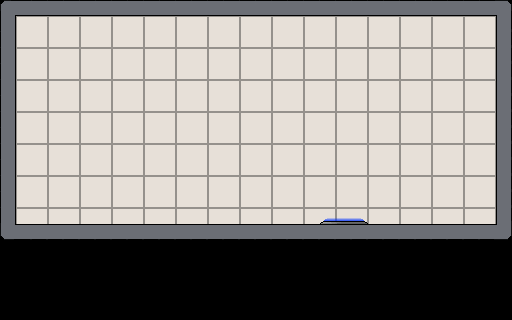

The image is a tile-based game level rendered from a .tmx file. Its description and source (layers, tilesets, objects; grid data summarised) follow:
An orthogonal 32x20 tile map with 16x16 px tiles, 6 tile layers (background, walls, switches, acid, ...) and 2 objects (spawnPoint1, tut).

<map version="1.0" orientation="orthogonal" width="32" height="20" tilewidth="16" tileheight="16">
 <tileset firstgid="1" name="interiorTileset" tilewidth="16" tileheight="16">
  <image source="interiorTileset.png" trans="c009ac" width="144" height="64" />
 </tileset>
 <layer name="background" width="32" height="20">
  <data>[640 cells, 640 non-empty, 5 distinct tile ids]</data>
 </layer>
 <layer name="walls" width="32" height="20">
  <data>[640 cells, 90 non-empty, 8 distinct tile ids]</data>
 </layer>
 <layer name="switches" width="32" height="20">
  <data>[640 cells, 0 non-empty, 0 distinct tile ids]</data>
 </layer>
 <objectgroup name="spawnPoint" width="32" height="20">
  <object name="spawnPoint1" x="67" y="41" />
 </objectgroup>
 <layer name="acid" width="32" height="20">
  <data>[640 cells, 0 non-empty, 0 distinct tile ids]</data>
 </layer>
 <layer name="exit" width="32" height="20">
  <data>[640 cells, 1 non-empty, 1 distinct tile ids]</data>
 </layer>
 <layer name="exitDummyTiles" width="32" height="20">
  <data>[640 cells, 2 non-empty, 2 distinct tile ids]</data>
 </layer>
 <objectgroup name="tutorial" width="32" height="20">
  <object name="tut" x="70" y="216" />
 </objectgroup>
</map>